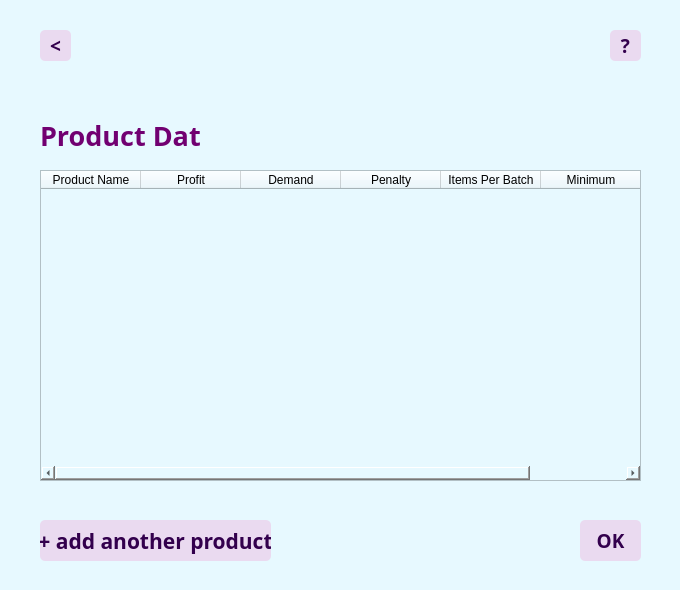
<?xml version="1.0" encoding="UTF-8"?>
<ui version="4.0">
 <class>prodForm</class>
 <widget class="QWidget" name="prodForm">
  <property name="geometry">
   <rect>
    <x>0</x>
    <y>0</y>
    <width>680</width>
    <height>590</height>
   </rect>
  </property>
  <property name="minimumSize">
   <size>
    <width>680</width>
    <height>590</height>
   </size>
  </property>
  <property name="maximumSize">
   <size>
    <width>680</width>
    <height>590</height>
   </size>
  </property>
  <property name="windowTitle">
   <string>set product data</string>
  </property>
  <property name="styleSheet">
   <string notr="true">background-color : rgb(231, 249, 255)</string>
  </property>
  <widget class="QLabel" name="logo">
   <property name="geometry">
    <rect>
     <x>290</x>
     <y>20</y>
     <width>101</width>
     <height>101</height>
    </rect>
   </property>
   <property name="sizePolicy">
    <sizepolicy hsizetype="Preferred" vsizetype="Preferred">
     <horstretch>0</horstretch>
     <verstretch>0</verstretch>
    </sizepolicy>
   </property>
   <property name="text">
    <string/>
   </property>
   <property name="pixmap">
    <pixmap>../resource/deliciaLogo100.png</pixmap>
   </property>
  </widget>
  <widget class="QTableWidget" name="productTable">
   <property name="geometry">
    <rect>
     <x>40</x>
     <y>170</y>
     <width>601</width>
     <height>311</height>
    </rect>
   </property>
   <property name="minimumSize">
    <size>
     <width>160</width>
     <height>170</height>
    </size>
   </property>
   <property name="alternatingRowColors">
    <bool>true</bool>
   </property>
   <property name="columnCount">
    <number>6</number>
   </property>
   <column>
    <property name="text">
     <string>Product Name</string>
    </property>
   </column>
   <column>
    <property name="text">
     <string>Profit</string>
    </property>
   </column>
   <column>
    <property name="text">
     <string>Demand</string>
    </property>
   </column>
   <column>
    <property name="text">
     <string>Penalty</string>
    </property>
   </column>
   <column>
    <property name="text">
     <string>Items Per Batch</string>
    </property>
   </column>
   <column>
    <property name="text">
     <string>Minimum</string>
    </property>
   </column>
  </widget>
  <widget class="QPushButton" name="okBtn">
   <property name="geometry">
    <rect>
     <x>580</x>
     <y>520</y>
     <width>61</width>
     <height>41</height>
    </rect>
   </property>
   <property name="font">
    <font>
     <family>Calisto MT</family>
     <pointsize>14</pointsize>
     <weight>75</weight>
     <bold>true</bold>
    </font>
   </property>
   <property name="styleSheet">
    <string notr="true">color:rgb(51, 0, 77);
background-color: rgb(234, 218, 240);
border-radius: 5;</string>
   </property>
   <property name="text">
    <string>OK</string>
   </property>
  </widget>
  <widget class="QPushButton" name="addBtn">
   <property name="geometry">
    <rect>
     <x>40</x>
     <y>520</y>
     <width>231</width>
     <height>41</height>
    </rect>
   </property>
   <property name="font">
    <font>
     <family>Calisto MT</family>
     <pointsize>16</pointsize>
     <weight>75</weight>
     <bold>true</bold>
    </font>
   </property>
   <property name="styleSheet">
    <string notr="true">color:rgb(51, 0, 77);
background-color: rgb(234, 218, 240);
border-radius: 5;</string>
   </property>
   <property name="text">
    <string>+ add another product</string>
   </property>
  </widget>
  <widget class="QLabel" name="title">
   <property name="geometry">
    <rect>
     <x>40</x>
     <y>120</y>
     <width>161</width>
     <height>31</height>
    </rect>
   </property>
   <property name="font">
    <font>
     <family>Calisto MT</family>
     <pointsize>20</pointsize>
     <weight>75</weight>
     <bold>true</bold>
    </font>
   </property>
   <property name="styleSheet">
    <string notr="true">color : rgb(113, 0, 113)</string>
   </property>
   <property name="text">
    <string>Product Data</string>
   </property>
  </widget>
  <widget class="QPushButton" name="helpBtn">
   <property name="geometry">
    <rect>
     <x>610</x>
     <y>30</y>
     <width>31</width>
     <height>31</height>
    </rect>
   </property>
   <property name="font">
    <font>
     <family>Calisto MT</family>
     <pointsize>14</pointsize>
     <weight>75</weight>
     <bold>true</bold>
    </font>
   </property>
   <property name="styleSheet">
    <string notr="true">color:rgb(51, 0, 77);
background-color: rgb(234, 218, 240);
border-radius: 5;</string>
   </property>
   <property name="text">
    <string>?</string>
   </property>
  </widget>
  <widget class="QPushButton" name="backBtn">
   <property name="geometry">
    <rect>
     <x>40</x>
     <y>30</y>
     <width>31</width>
     <height>31</height>
    </rect>
   </property>
   <property name="font">
    <font>
     <family>Calisto MT</family>
     <pointsize>14</pointsize>
     <weight>75</weight>
     <bold>true</bold>
    </font>
   </property>
   <property name="styleSheet">
    <string notr="true">color:rgb(51, 0, 77);
background-color: rgb(234, 218, 240);
border-radius: 5;</string>
   </property>
   <property name="text">
    <string>&lt;</string>
   </property>
  </widget>
 </widget>
 <resources/>
 <connections/>
</ui>
